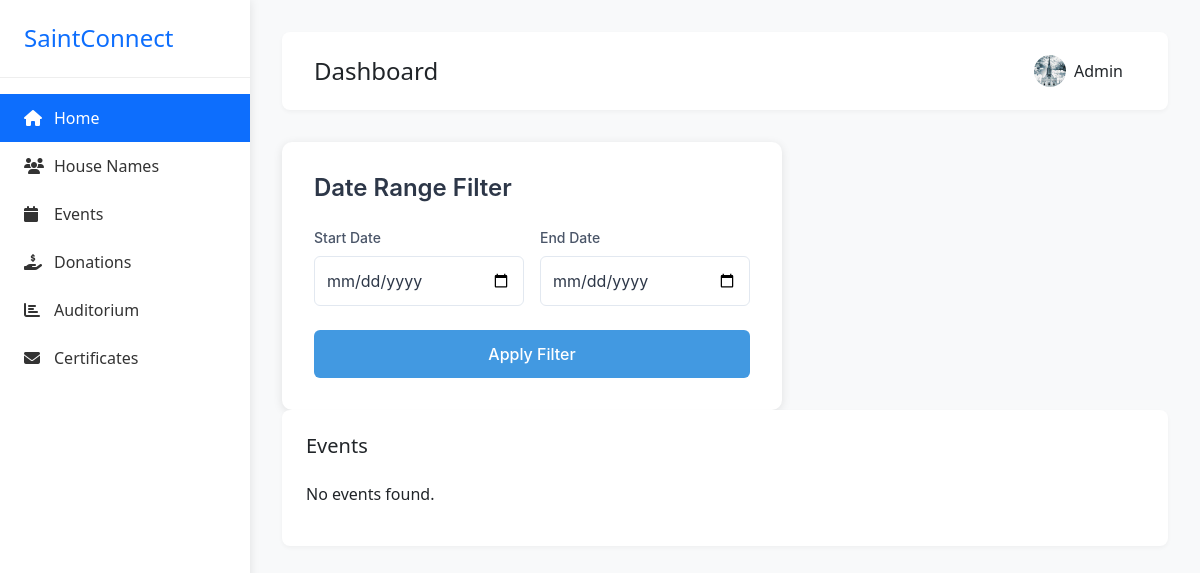
Before: /event_list/ (signed in) with the older database file.
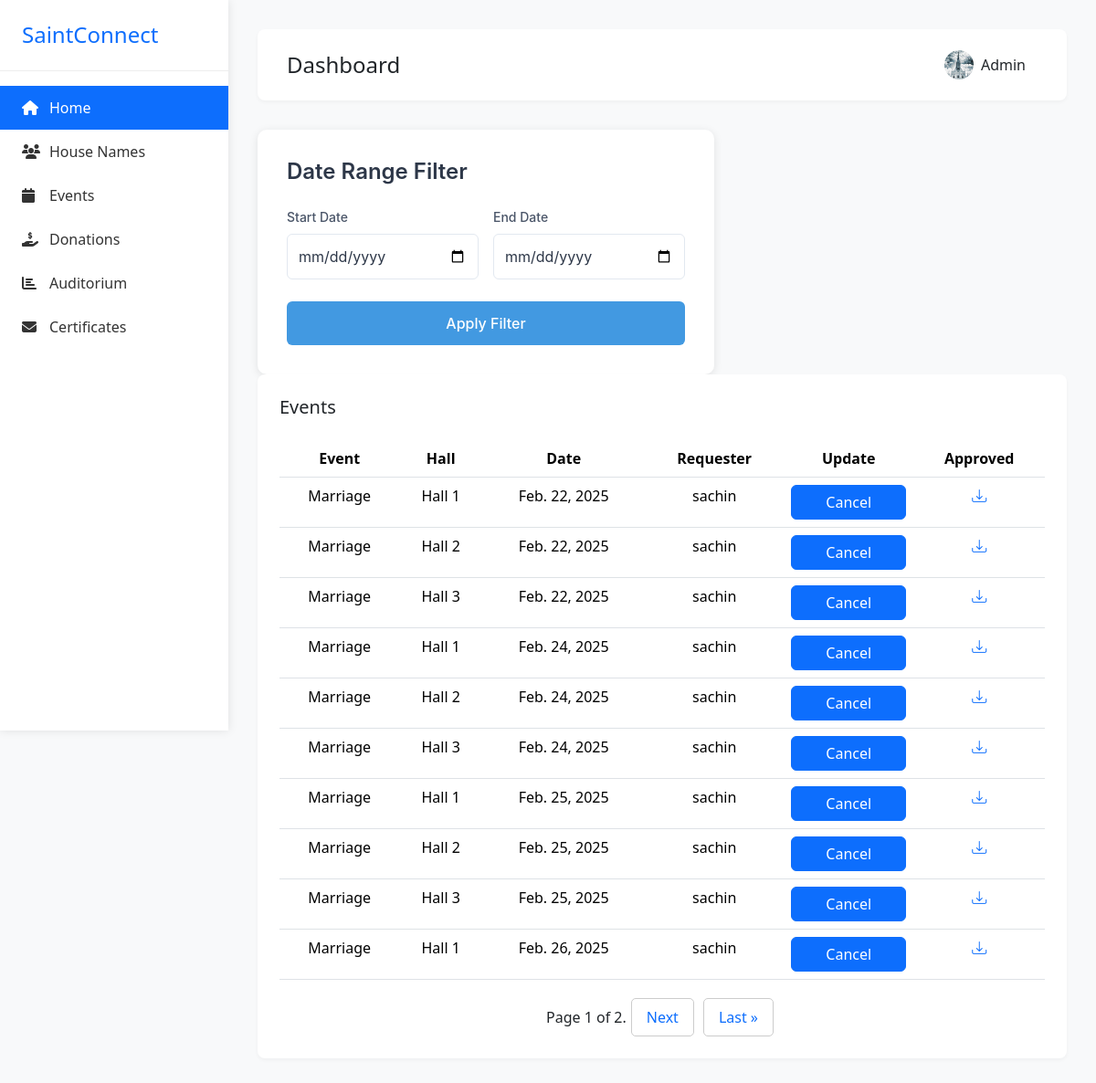
After: the same page with the newer database file.
### app/models.py (models this page shows, shortened)
class UserProfile_Model(models.Model):
    GENDER_CHOICES = [
        ('Male', 'Male'),
        ('Female', 'Female'),
        ('Others', 'Others'),
    ]
    ROLE_CHOICES = [
        ('Member', 'Member'),
        ('Staff', 'Staff'),
        ('Youth', 'Youth'),
        ('Committee Member', 'Committee Member'),
        ('Choir', 'Choir'),
    ]
    name=models.CharField(max_length=100,null=True)
    house_name=models.ForeignKey(House_Name,on_delete=models.CASCADE,null=True,blank=True)
    address=models.TextField(null=True)
    age=models.PositiveIntegerField(null=True)
    email=models.EmailField(null=True)
    gender=models.CharField(max_length=100,choices=GENDER_CHOICES,null=True)
    profile_picture=models.FileField(upload_to='images',null=True,blank=True)
    phone_number=models.PositiveIntegerField(null=True)
    role=models.CharField(max_length=100,choices=ROLE_CHOICES,null=True)
    date_of_birth=models.DateField(null=True,blank=True)
    user=models.OneToOneField(User,on_delete=models.CASCADE)
    created_date=models.DateField(auto_now_add=True)
    updated_date=models.DateField(auto_now=True)
    is_active=models.BooleanField(default=True)

class Event(models.Model):
    user=models.ForeignKey(User,on_delete=models.CASCADE)
    hall=models.ForeignKey(Auditorium,on_delete=models.CASCADE)
    event_name=models.CharField(max_length=100,null=True,blank=True)
    description=models.TextField(null=True,blank=True)
    date=models.DateField(null=True,blank=True)
    created_at = models.DateTimeField(auto_now_add=True,null=True, blank=True)
    updated_at = models.DateTimeField(auto_now=True,null=True, blank=True)
    is_approved = models.BooleanField(default=False)

class Auditorium(models.Model):
    name=models.CharField(max_length=100)
    def __str__(self):
        return self.name

### app/views.py (the view)
# urls.py: path('event_list/', Event_List_View.as_view(),name='event_list'),
@method_decorator(Login_required,name='dispatch')
class Event_List_View(View):
    def get(self, request, *args, **kwargs):
        start_date = request.GET.get('start_date')
        end_date = request.GET.get('end_date')
        if start_date and end_date:
            try:
                start_date = datetime.strptime(start_date, '%Y-%m-%d').date()
                end_date = datetime.strptime(end_date, '%Y-%m-%d').date()
                datas = Event.objects.filter(date__range=[start_date, end_date]).order_by('date')
            except ValueError:
                datas = Event.objects.all().order_by('date')  # If date parsing fails, return all events
        else:
            datas = Event.objects.all().order_by('date')  # Default: return all events
        paginator = Paginator(datas, 10)
        page_number = request.GET.get('page')
        page_obj = paginator.get_page(page_number)
        user = get_object_or_404(UserProfile_Model, user=request.user)
        return render(request, 'event_approval.html', {'page_obj': page_obj, 'user': user, 'start_date': start_date, 'end_date': end_date})

### app/views.py (called while the page is built)
def Login_required(fn):
    def wrapper(request,*args,**kwargs):
        if not request.user.is_authenticated:
            return redirect('login')
        else:
            return fn(request,*args,**kwargs)
    return wrapper

### app/templates/event_approval.html (shortened to what this page needs)
<!DOCTYPE html>
<html lang="en">
<head>
    <link href="https://cdnjs.cloudflare.com/ajax/libs/bootstrap/5.3.2/css/bootstrap.min.css" rel="stylesheet">
    <link href="https://cdnjs.cloudflare.com/ajax/libs/font-awesome/6.4.0/css/all.min.css" rel="stylesheet">
    <link rel="stylesheet" href="https://cdn.jsdelivr.net/npm/bootstrap-icons@1.11.3/font/bootstrap-icons.min.css">
</head>
<body>
    <div class="sidebar">
        <div class="sidebar-logo">
            <a class="sidebar-a" href="{% url 'home' %}">
                <h4 class="m-0 text-primary">SaintConnect</h4>
            </a>
        </div>
        <div class="sidebar-menu">
            <a href="{% url 'admin' %}" class="active"><i class="fas fa-home"></i> Home</a>
            <a href="{% url 'house_name' %}"><i class="fas fa-users"></i> House Names</a>
            <a href="{% url 'event_list' %}"><i class="fas fa-calendar"></i> Events</a>
            <a href="{% url 'donation_add' %}"><i class="fas fa-hand-holding-usd"></i> Donations</a>
            <a href="{% url 'auditorium_add' %}"><i class="fas fa-chart-bar"></i> Auditorium</a>
            <a href="{% url 'admin_approval' %}"><i class="fas fa-envelope"></i> Certificates</a>
        </div>
    </div>
    <div class="main-content">
        <div class="top-bar d-flex justify-content-between align-items-center">
            <h4 class="m-0">Dashboard</h4>
            <div class="profile-dropdown dropdown">
                <button class="btn dropdown-toggle d-flex align-items-center gap-2" type="button"
                    data-bs-toggle="dropdown">
                    {% if user.profile_picture %}
                    <div style="background-image: url('{{ user.profile_picture.url }}')" alt="Profile"
                        class="profile-img"></div>
                    <span>{{request.user}}</span>
                    {% else %}
                    <div style="border: 1px solid black;" alt="Profile" class="profile-img"></div>
                    <span>{{request.user}}</span>
                    {% endif %}
                </button>
            </div>
        </div>
        <div class="form-container">
            <h2 class="form-title">Date Range Filter</h2>
            <form method="get">
                <div class="date-inputs">
                    <div class="form-group">
                        <label for="start_date">Start Date</label>
                        <input type="date" id="start_date" name="start_date" value="{{ start_date|default:'' }}">
                    </div>
                    <div class="form-group">
                        <label for="end_date">End Date</label>
                        <input type="date" id="end_date" name="end_date" value="{{ end_date|default:'' }}">
                    </div>
                </div>
                <button type="submit">Apply Filter</button>
            </form>
        </div>
        <div class="table-container">
            <div class="d-flex justify-content-between align-items-center mb-4">
                <h5 class="m-0">Events</h5>
            </div>
            {% if page_obj %}
            <table class="table">
                <thead>
                    <tr>
                        <th>Event</th>
                        <th>Hall</th>
                        <th>Date</th>
                        <th>Requester</th>
                        <th>Update</th>
                        <th>Approved</th>
                    </tr>
                </thead>
                <tbody>
                    {% for i in page_obj %}
                    <tr>
                        <td>{{i.event_name}}</td>
                        <td>{{i.hall}}</td>
                        <td>{{i.date}}</td>
                        <td>{{i.user}}</td>
                        <td>
                            <form action="{% url 'event_approval' i.id %}" method="post">
                                <button class="btn btn-primary" type="submit">
                                    {% if i.is_approved %} Cancel {% else %} Approve {% endif %}
                                </button>
                            </form>
                        </td>
                        <td>
                            {% if i.is_approved %}
                            <a href=""><i class="bi bi-download"></i></a>
                            {% else %}
                            <p>Not Approved</p>
                            {% endif %}
                        </td>
                    </tr>
                    {% endfor %}
                </tbody>
            </table>
            <div class="pagination">
                <span class="current">
                    Page {{ page_obj.number }} of {{ page_obj.paginator.num_pages }}.
                </span>
                {% if page_obj.has_next %}
                <a href="?page={{ page_obj.next_page_number }}">Next</a>
                <a href="?page={{ page_obj.paginator.num_pages }}">Last &raquo;</a>
                {% endif %}
            </div>
            {% else %}
            <div>
                <p>No events found.</p>
            </div>
            {% endif %}
        </div>
    </div>
</body>
</html>

### app/templates/event_approval.html (style rules this page uses)
:root { --primary-color: #0d6efd; --sidebar-width: 250px; }
body { background-color: #f8f9fa; min-height: 100vh; }
.sidebar { width: var(--sidebar-width); background: #fff; position: fixed; top: 0; left: 0; height: 100vh; box-shadow: 0 0 10px rgba(0, 0, 0, 0.1); z-index: 1000; }
.sidebar-logo { padding: 1.5rem; border-bottom: 1px solid #eee; }
.sidebar-menu { padding: 1rem 0; }
.sidebar-menu a { padding: 0.75rem 1.5rem; color: #333; text-decoration: none; display: flex; align-items: center; transition: all 0.3s; }
.sidebar-menu a.active { background: var(--primary-color); color: white; }
.sidebar-menu i { width: 20px; margin-right: 10px; }
.main-content { margin-left: var(--sidebar-width); padding: 2rem; }
.top-bar { background: white; padding: 1rem 2rem; box-shadow: 0 2px 4px rgba(0, 0, 0, 0.04); margin-bottom: 2rem; border-radius: 0.5rem; }
.form-container { max-width: 500px; padding: 2rem; background: #ffffff; border-radius: 10px; box-shadow: 0 2px 10px rgba(0, 0, 0, 0.1); font-family: -apple-system, BlinkMacSystemFont, "Segoe UI", Roboto, sans-serif; }
.form-title { margin: 0 0 1.5rem 0; color: #2d3748; font-size: 1.5rem; font-weight: 600; }
.form-group { margin-bottom: 1.5rem; }
label { display: block; margin-bottom: 0.5rem; color: #4a5568; font-weight: 500; font-size: 0.875rem; }
input[type="date"] { width: 100%; padding: 0.75rem; border: 1px solid #e2e8f0; border-radius: 6px; font-size: 1rem; color: #2d3748; transition: all 0.2s; }
button { width: 100%; padding: 0.75rem; background-color: #4299e1; color: white; border: none; border-radius: 6px; font-size: 1rem; font-weight: 500; cursor: pointer; transition: background-color 0.2s; }
@media (min-width: 640px) { .date-inputs { display: grid; grid-template-columns: 1fr 1fr; gap: 1rem; } }
.table-container { background: white; border-radius: 0.5rem; padding: 1.5rem; box-shadow: 0 2px 4px rgba(0, 0, 0, 0.04); }
.profile-dropdown .dropdown-toggle::after { display: none; }
.profile-img { width: 32px; height: 32px; border-radius: 50%; object-fit: cover; background-position: center; background-size: cover; }
.sidebar-a { text-decoration: none; }
.table { text-align: center; }
.pagination { display: flex; align-items: center; justify-content: center; margin-top: 20px; }
.pagination a { color: #0d6efd; padding: 8px 16px; text-decoration: none; border: 1px solid #ccc; margin: 0 5px; border-radius: 5px; }

Changed rows visible on the page:
added Event: event_name "Marriage", hall "Hall 1", date "Feb. 22, 2025", user "sachin", is_approved "Cancel"
added Event: event_name "Marriage", hall "Hall 2", date "Feb. 22, 2025", user "sachin", is_approved "Cancel"
added Event: event_name "Marriage", hall "Hall 3", date "Feb. 22, 2025", user "sachin", is_approved "Cancel"
added Event: event_name "Marriage", hall "Hall 1", date "Feb. 24, 2025", user "sachin", is_approved "Cancel"
added Event: event_name "Marriage", hall "Hall 2", date "Feb. 24, 2025", user "sachin", is_approved "Cancel"
added Event: event_name "Marriage", hall "Hall 3", date "Feb. 24, 2025", user "sachin", is_approved "Cancel"
added Event: event_name "Marriage", hall "Hall 1", date "Feb. 25, 2025", user "sachin", is_approved "Cancel"
added Event: event_name "Marriage", hall "Hall 2", date "Feb. 25, 2025", user "sachin", is_approved "Cancel"
added Event: event_name "Marriage", hall "Hall 3", date "Feb. 25, 2025", user "sachin", is_approved "Cancel"
added Event: event_name "Marriage", hall "Hall 1", date "Feb. 26, 2025", user "sachin", is_approved "Cancel"
Other visible differences:
{{ page_obj.number }}: (not shown) → "1"
{{ page_obj.paginator.num_pages }}: (not shown) → "2"
text no longer shown: "No events found."
text now shown: "Event Hall Date Requester Update Approved Page of . Next Last »"
